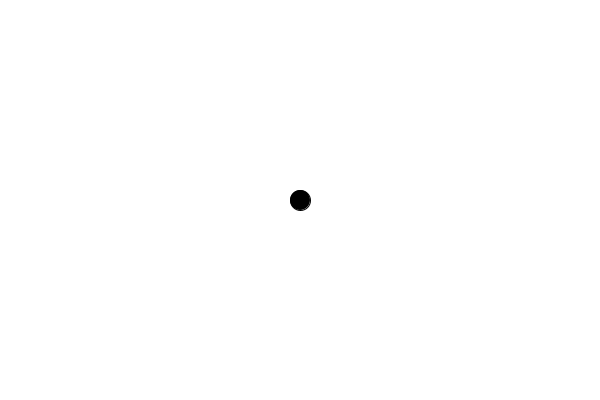
Frame 1 (no input)
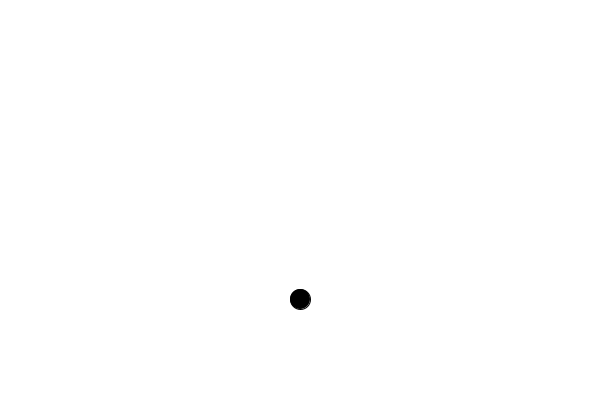
Frame 60 (the mouse pressed at the canvas centre just before this capture)
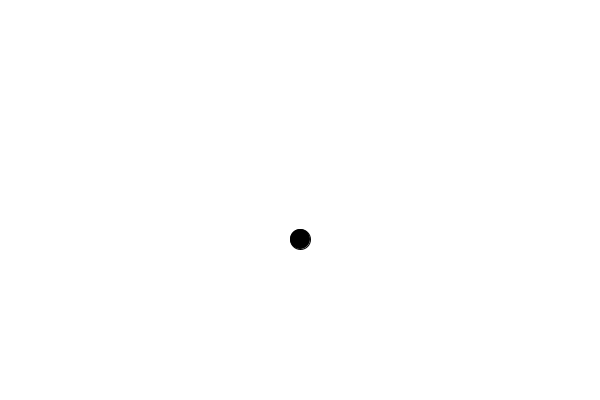
Frame 120 (the mouse held since frame 60 and released just before this capture)

The Processing sketch that drew these frames (run headless with seeded random() and noise(); from frame 60 on, the mouse is pressed at the canvas centre):

// Processing sketch: Bounce
// ── Bounce.pde
PVector pos = new PVector(300,200);
PVector velocity = new PVector(0,0);
PVector acceleration = new PVector(0,0);
PVector gravity = new PVector(0,1.0);
PVector wind = new PVector(1.0,0);

void setup()
{
  size(600,400);
  
}
void draw()
{
  background(255);
  
  display();
  move();
  applyForce(gravity);
  //applyForce(wind);
  update();
  
}

void display()
{
  fill(0);
  ellipse(pos.x,pos.y,20.0,20.0);
}

void move()
{
  pos.add(velocity);
  velocity.add(acceleration);
  acceleration.mult(0);
}

void update()
{
  if(pos.x>width||pos.x<0)
  velocity.x*=-1;
  if(pos.y>height||pos.y<0)
  velocity.y*=-1;
}

void applyForce(PVector force)
{
  acceleration.add(force);
}
